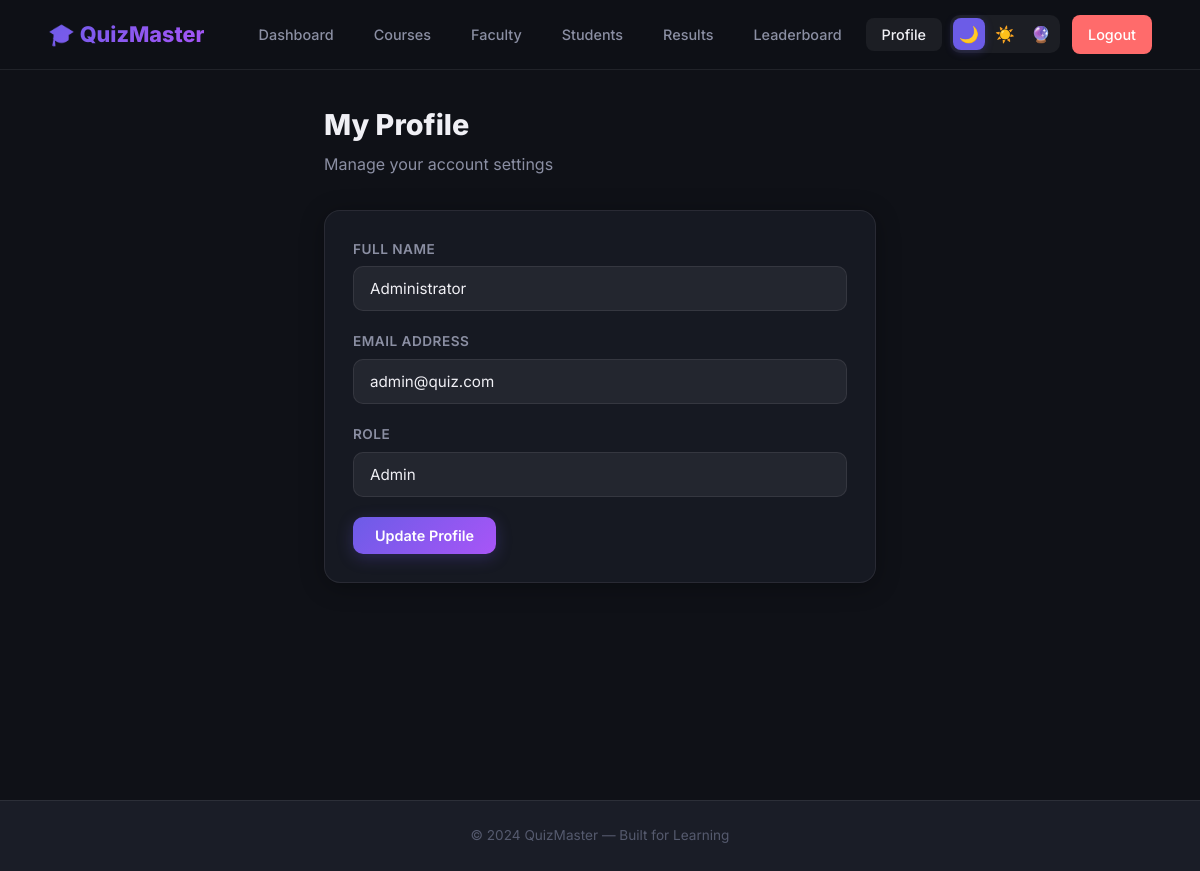
Screenshot of /profile (signed in) with the database file from the repository.
### tables this page shows
CREATE TABLE users (
        id INTEGER PRIMARY KEY AUTOINCREMENT,
        name TEXT NOT NULL,
        email TEXT UNIQUE NOT NULL,
        password TEXT NOT NULL,
        role TEXT NOT NULL DEFAULT 'student',
        created_at TIMESTAMP DEFAULT CURRENT_TIMESTAMP
    );

### app.py (the view, shortened to what this page needs)
@app.route("/profile", methods=["GET", "POST"])
@login_required
def profile():
    return render_template("profile.html")

### app.py (called while the page is built)
@login_manager.user_loader
def load_user(user_id):
    conn = get_db()
    user = conn.execute("SELECT * FROM users WHERE id = ?", (user_id,)).fetchone()
    conn.close()
    if user:
        return User(user["id"], user["name"], user["email"], user["password"], user["role"], user["created_at"])
    return None

@app.context_processor
def inject_theme():
    theme = request.cookies.get("theme", "dark")
    return dict(current_theme=theme)

### database.py (called while the page is built)
def get_db():
    conn = sqlite3.connect(DB_PATH)
    conn.row_factory = sqlite3.Row
    conn.execute("PRAGMA foreign_keys = ON")
    return conn

### templates/profile.html (shortened to what this page needs)
{% extends "base.html" %}
{% block content %}
<div class="page-wrapper">
  <div class="container" style="max-width:600px;">
    <div class="page-header animate-in">
      <h1>My Profile</h1>
      <p>Manage your account settings</p>
    </div>
    <div class="card animate-in">
      <form method="POST">
        <div class="form-group">
          <label for="name">Full Name</label>
          <input type="text" name="name" id="name" class="form-control" value="{{ current_user.name }}" required>
        </div>
        <div class="form-group">
          <label>Email Address</label>
          <input type="email" class="form-control" value="{{ current_user.email }}" disabled>
        </div>
        <div class="form-group">
          <label>Role</label>
          <input type="text" class="form-control" value="{{ current_user.role|capitalize }}" disabled>
        </div>
        <button type="submit" class="btn btn-primary">Update Profile</button>
      </form>
    </div>
  </div>
</div>
{% endblock %}

### static/css/style.css (style rules this page uses)
:root { --font: 'Inter', -apple-system, sans-serif; }
[data-theme="dark"] { --bg-primary: #0f1117; --bg-secondary: #1a1d27; --bg-card: rgba(26, 29, 39, .75); --bg-card-hover: rgba(30, 34, 48, .9); --bg-input: rgba(255, 255, 255, .06); --text-primary: #f0f0f5; --text-secondary: #8b8fa3; --text-muted: #555a6e; --border: rgba(255, 255, 255, .08); --border-hover: rgba(255, 255, 255, .15); --accent: #6c5ce7; --accent-hover: #7f70f0; --accent-glow: rgba(108, 92, 231, .25); --success: #00b894; --error: #ff6b6b; --warning: #fdcb6e; --info: #74b9ff; --gradient-primary: linear-gradient(135deg, #6c5ce7, #a855f7); --gradient-hero: linear-gradient(135deg, #0f1117 0%, #1a1040 50%, #0f1117 100%); --shadow-card: 0 4px 24px rgba(0, 0, 0, .3); --shadow-lg: 0 12px 40px rgba(0, 0, 0, .4); --nav-bg: rgba(15, 17, 23, .85); }
*, *::before, *::after { box-sizing: border-box; margin: 0; padding: 0; }
html { scroll-behavior: smooth; }
body { font-family: var(--font); background: var(--bg-primary); color: var(--text-primary); line-height: 1.6; min-height: 100vh; transition: background .3s, color .3s; }
.container { max-width: 1200px; margin: 0 auto; padding: 0 24px; }
.page-wrapper { min-height: calc(100vh - 70px); padding: 32px 0 60px; }
.card { background: var(--bg-card); backdrop-filter: blur(12px); -webkit-backdrop-filter: blur(12px); border: 1px solid var(--border); border-radius: 16px; padding: 28px; box-shadow: var(--shadow-card); transition: all .3s ease; }
.btn { display: inline-flex; align-items: center; gap: 8px; padding: 10px 22px; border-radius: 10px; font-size: .9rem; font-weight: 600; border: none; cursor: pointer; transition: all .25s ease; font-family: var(--font); text-decoration: none; }
.btn-primary { background: var(--gradient-primary); color: #fff; box-shadow: 0 4px 16px var(--accent-glow); }
.form-group { margin-bottom: 20px; }
.form-group label { display: block; font-size: .85rem; font-weight: 600; color: var(--text-secondary); margin-bottom: 6px; text-transform: uppercase; letter-spacing: .5px; }
.form-control { width: 100%; padding: 12px 16px; background: var(--bg-input); border: 1px solid var(--border); border-radius: 10px; color: var(--text-primary); font-size: .95rem; font-family: var(--font); transition: all .2s; outline: none; }
.form-control::placeholder { color: var(--text-muted); }
.page-header { margin-bottom: 32px; }
.page-header h1 { font-size: 1.8rem; font-weight: 800; margin-bottom: 4px; }
.page-header p { color: var(--text-secondary); }
.animate-in { animation: fadeIn .4s ease both; }
.animate-in:nth-child(1) { animation-delay: .05s; }
.animate-in:nth-child(2) { animation-delay: .1s; }

### rows the page displays
users: name "Administrator", email "admin@quiz.com", role "Admin"
